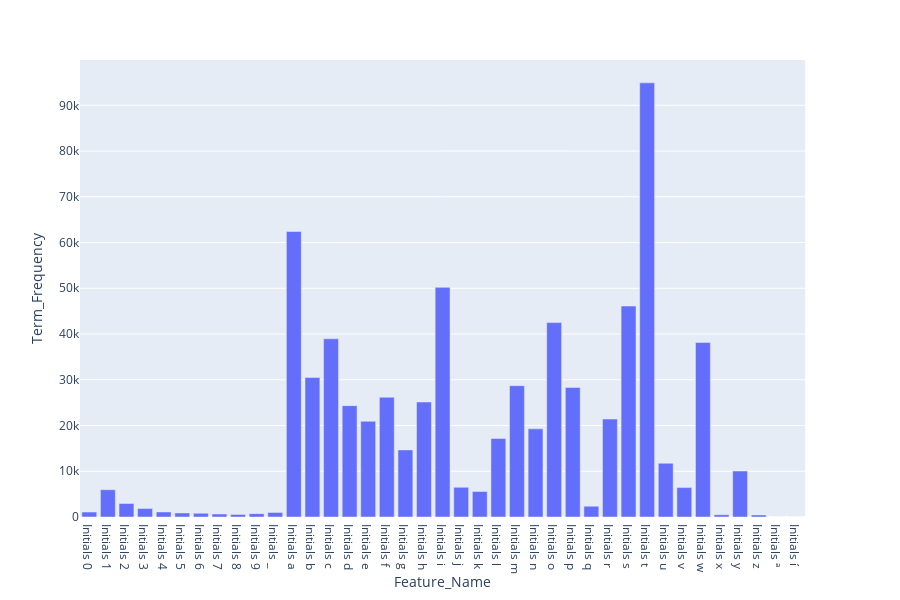

The notebook cell this image was saved under:
### Markdown cell above
### 1.9 **Exercise 14 (take home):** 
The chart above contains all the vocabulary, and it's computationally intensive to both compute and visualize. Can you efficiently reduce the number of terms you want to visualize as an exercise.

### Code cell
# Answer here
# Group terms according to their initials
dict_initials = {}

tmp_list = count_vect.get_feature_names()

for counter in range(0, len(count_vect.get_feature_names())):
    term_initials = tmp_list[counter][0]
    if term_initials not in dict_initials:
        dict_initials[term_initials] = term_frequencies[counter]
    else:
        dict_initials[term_initials] += term_frequencies[counter] 
# Plot

data_exe13 = {'Feature_Name': ["Initials " + i for i in dict_initials.keys()],
             'Term_Frequency': list(dict_initials.values())}

data_exe13 = pd.DataFrame(data_exe13, columns = ['Feature_Name', 'Term_Frequency'])

fig = px.bar(data_exe13, x='Feature_Name', \
            y='Term_Frequency')

fig.show()

### Figure 1 — Plotly figure (JSON) as saved in the notebook; plotly's stock layout.template omitted (floating-point values rounded to 4 significant figures)
{"data": [{"alignmentgroup": "True", "hoverlabel": {"namelength": 0}, "hovertemplate": "Feature_Name=%{x}<br>Term_Frequency=%{y}", "legendgroup": "", "marker": {"color": "#636efa"}, "name": "", "offsetgroup": "", "orientation": "v", "showlegend": false, "textposition": "auto", "type": "bar", "x": ["Initials 0", "Initials 1", "Initials 2", "Initials 3", "Initials 4", "Initials 5", "Initials 6", "Initials 7", "Initials 8", "Initials 9", "Initials _", "Initials a", "Initials b", "Initials c", "Initials d", "Initials e", "Initials f", "Initials g", "Initials h", "Initials i", "Initials j", "Initials k", "Initials l", "Initials m", "Initials n", "Initials o", "Initials p", "Initials q", "Initials r", "Initials s", "Initials t", "Initials u", "Initials v", "Initials w", "Initials x", "Initials y", "Initials z", "Initials ª", "Initials í"], "xaxis": "x", "y": [1084, 5971, 2959, 1838, 1101, 876, 813, 654, 571, 734, 1005, 62415, 30509, 38959, 24346, 20921, 26167, 14667, 25141, 50209, 6478, 5576, 17154, 28716, 19266, 42496, 28319, 2366, 21410, 46118, 94912, 11745, 6429, 38157, 490, 10056, 449, 1, 1], "yaxis": "y"}], "layout": {"barmode": "relative", "height": 600, "legend": {"tracegroupgap": 0}, "margin": {"t": 60}, "xaxis": {"anchor": "y", "domain": [0, 0.98], "title": {"text": "Feature_Name"}}, "yaxis": {"anchor": "x", "domain": [0, 1], "title": {"text": "Term_Frequency"}}}}
